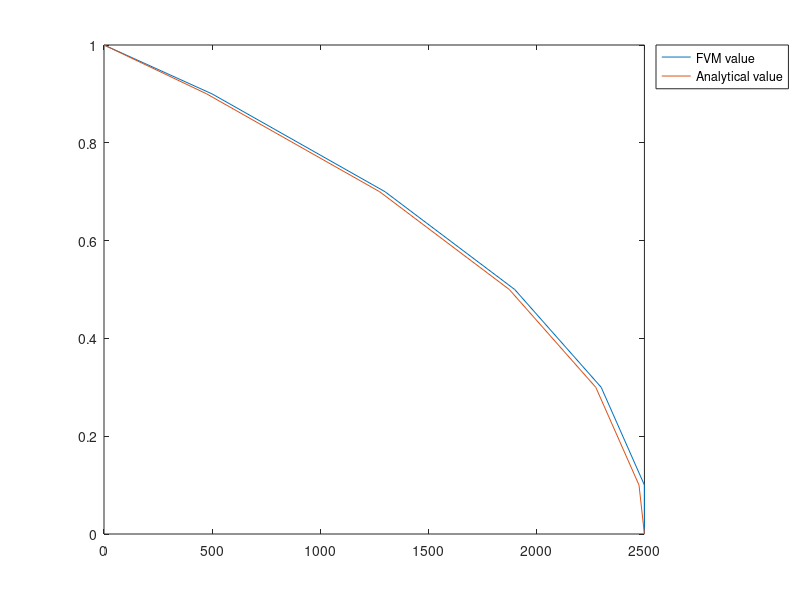

Source code (MATLAB):
%for n=1 case of Hagen Poiseulli
clear 
clc
n=5; %number of elements (only odd)
nn=n+2; %number of nodes
m=(nn+1)/2; %centre node
R=1; %radius 
h=R/n; %size of each element
r(nn)=0;r(1)=R;
b(m)=R/2;
for i=1:n 
    r(nn-i)=(i-1)*h;
end
for j=2:nn-1
    C(j)=-5e3*(r(j-1)^2-r(j)^2);
end
C(1)=0; C(nn)=0;
A=zeros(nn,nn);
A(1,1)=1/h; A(nn,nn)=-1/h;A(nn,nn-1)=1/h;
for i=2:nn-1
    r(1)=2*R;
    A(i,i-1)=(r(i-1))/h;
    A(i,i+1)=(r(i))/h;
    A(i,i)=(-A(i,i-1)-A(i,i+1));
end
X = zeros(nn,1);
Error_eval = ones(nn,1);
%% Start the Iterative method
iteration = 0;
q=100; %number of iterations
while max(Error_eval) > 0.001
    iteration = iteration + 1;
    Z = X;  % save current values to calculate error later
    for i = 1:nn
        j = 1:nn; % define an array of the coefficients' elements
        j(i) = [];  % eliminate the unknow's coefficient from the remaining coefficients
        Xtemp = X;  % copy the unknowns to a new variable
        Xtemp(i) = [];  % eliminate the unknown under question from the set of values
        X(i,1) = (C(i) - sum(A(i,j) * Xtemp)) / A(i,i);
    end
    Xsolution(:,iteration) = X;
    Error_eval = sqrt((X - Z).^2);
end
r(nn-1)=0;r(1)=R;
for k=1:(n-1)/2
    b(m-k)=b(m)+k*h;
    b(m+k)=b(m)-k*h;
end
b(1)=1;b(nn)=0;
%analytical result
u=2500*(1-b.^2);
plot(X,b)
hold on
plot(u,b)
legend('FVM value','Analytical value','location','NorthEastOutside')